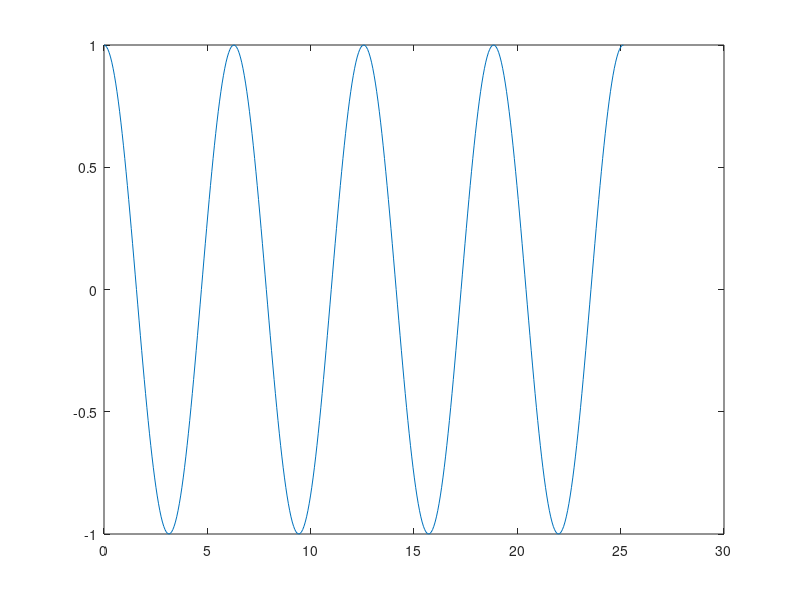

This chart was generated by the following MATLAB code: (Note: this script raises an error after producing the figure.)
%Testscript

t = linspace(0,1000);
t = 0:2*pi/100:8*pi;
y = cos(t);
plot(t, y)

%% Matriser
syms a1 a2 a3 a4 b1 b2

% A = [a1 a2;a3 a4]
% B = [b1; b2]
A =[a1 a2]
B =[b1;b2]
A*B
%%